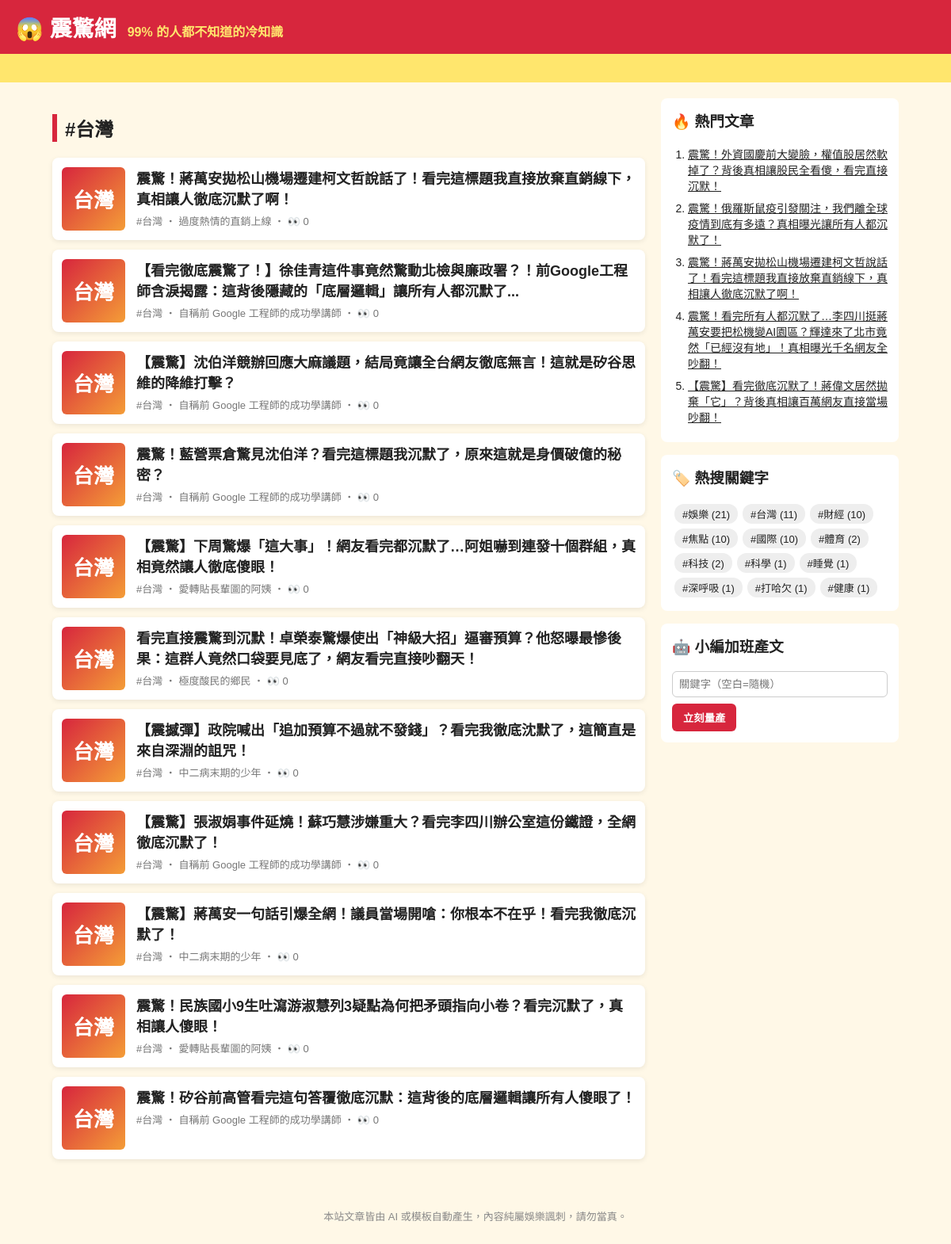
The page /tag/台灣/ on the database as committed earlier.
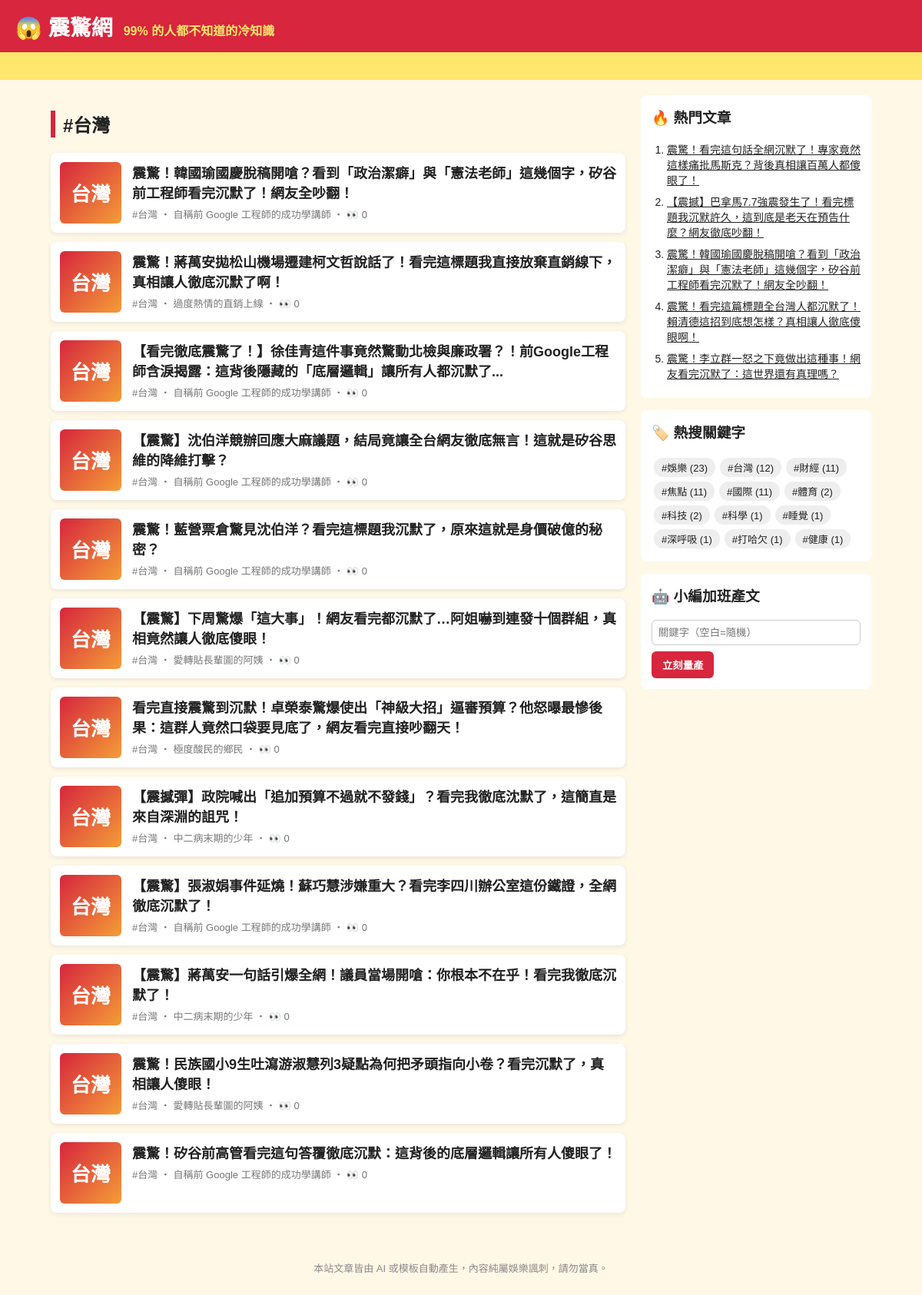
The same page on the database as committed later.
### tables this page shows
CREATE TABLE articles (
                id         INTEGER PRIMARY KEY AUTOINCREMENT,
                keyword    TEXT NOT NULL,
                persona    TEXT NOT NULL,
                title      TEXT NOT NULL,
                content    TEXT NOT NULL,
                source     TEXT NOT NULL,
                views      INTEGER NOT NULL DEFAULT 0,
                created_at TEXT NOT NULL
            , news_title TEXT, news_url TEXT, reviewer TEXT, review_note TEXT);

### app.py (the view)
@app.route("/tag/<keyword>/")
def tag(keyword):
    return render_template("index.html", articles=db.list_articles(keyword=keyword), heading=f"#{keyword}")

### app.py (called while the page is built)
@app.context_processor
def sidebar():
    return {"hot": db.hot_articles(), "tags": db.keywords(), "static_site": app.config["STATIC_SITE"]}

### db.py (called while the page is built)
def connect():
    conn = sqlite3.connect(DB_PATH)
    conn.row_factory = sqlite3.Row
    return conn

def list_articles(limit=50, keyword=None):
    with connect() as conn:
        if keyword:
            return conn.execute(
                "SELECT * FROM articles WHERE keyword = ? ORDER BY id DESC LIMIT ?", (keyword, limit)
            ).fetchall()
        return conn.execute("SELECT * FROM articles ORDER BY id DESC LIMIT ?", (limit,)).fetchall()

def hot_articles(limit=5):
    with connect() as conn:
        return conn.execute("SELECT * FROM articles ORDER BY views DESC, id DESC LIMIT ?", (limit,)).fetchall()

def keywords():
    with connect() as conn:
        return conn.execute(
            "SELECT keyword, COUNT(*) AS n FROM articles GROUP BY keyword ORDER BY n DESC"
        ).fetchall()

### templates/index.html
{% extends "base.html" %}
{% block content %}
<h2 class="heading">{{ heading }}</h2>
{% for a in articles %}
  <a class="card" href="{{ url_for('article', article_id=a.id) }}">
    <div class="thumb">{{ a.keyword[:2] }}</div>
    <div>
      <h3>{{ a.title }}</h3>
      <p class="meta">#{{ a.keyword }} ‧ {{ a.persona }}{% if not static_site %} ‧ 👀 {{ a.views }}{% endif %}</p>
    </div>
  </a>
{% else %}
  <p class="empty">還沒有文章。執行 <code>python generator.py -n 5</code> 或用右邊按鈕開始量產。</p>
{% endfor %}
{% endblock %}

### templates/base.html (shortened to what this page needs)
<!doctype html>
<html lang="zh-Hant">
<head>
  <link rel="stylesheet" href="{{ url_for('static', filename='style.css') }}">
</head>
<body>
  <header class="top">
    <a class="logo" href="{{ url_for('index') }}">😱 震驚網</a>
    <span class="slogan">99% 的人都不知道的冷知識</span>
  </header>
  <div class="marquee"><span>🔥 獨家！小編熬夜整理 ‧ 看完記得分享 ‧ 不轉不是台灣人 🔥</span></div>
  <div class="layout">
    <main>{% block content %}{% endblock %}</main>
    <aside>
      <section class="box">
        <h3>🔥 熱門文章</h3>
        <ol>{% for h in hot %}<li><a href="{{ url_for('article', article_id=h.id) }}">{{ h.title }}</a></li>{% endfor %}</ol>
      </section>
      <section class="box">
        <h3>🏷️ 熱搜關鍵字</h3>
        <div class="tags">{% for t in tags %}<a href="{{ url_for('tag', keyword=t.keyword) }}">#{{ t.keyword }} ({{ t.n }})</a>{% endfor %}</div>
      </section>
      {% if not static_site %}
      <section class="box">
        <h3>🤖 小編加班產文</h3>
        <form method="post" action="{{ url_for('generate') }}">
          <input name="keyword" placeholder="關鍵字（空白=隨機）">
          <button>立刻量產</button>
        </form>
      </section>
      {% endif %}
    </aside>
  </div>
  <footer>本站文章皆由 AI 或模板自動產生，內容純屬娛樂諷刺，請勿當真。</footer>
</body>
</html>

### static/style.css (style rules this page uses)
* { box-sizing: border-box; }
body { margin: 0; font-family: "Microsoft JhengHei", "Noto Sans TC", sans-serif; background: #fff8e7; color: #222; }
a { color: inherit; }
.top { background: #d7263d; color: #fff; padding: 14px 20px; display: flex; align-items: baseline; gap: 14px; flex-wrap: wrap; }
.logo { font-size: 28px; font-weight: 900; text-decoration: none; }
.slogan { color: #ffe66d; font-weight: bold; }
.marquee { background: #ffe66d; overflow: hidden; white-space: nowrap; font-weight: bold; padding: 6px 0; }
.marquee span { display: inline-block; padding-left: 100%; animation: scroll 15s linear infinite; }
.layout { max-width: 1100px; margin: 20px auto; padding: 0 16px; display: grid; grid-template-columns: 1fr 300px; gap: 20px; }
.heading { border-left: 6px solid #d7263d; padding-left: 10px; }
.card { display: flex; gap: 14px; background: #fff; border-radius: 8px; padding: 12px; margin-bottom: 12px; text-decoration: none; box-shadow: 0 2px 6px rgba(0,0,0,.08); }
.card h3 { margin: 0 0 6px; font-size: 18px; }
.thumb { flex: 0 0 80px; height: 80px; border-radius: 6px; background: linear-gradient(135deg, #d7263d, #f49d37); color: #fff; font-size: 26px; font-weight: 900; display: grid; place-items: center; }
.meta { color: #777; font-size: 13px; margin: 0; }
.share button, aside button { background: #d7263d; color: #fff; border: 0; border-radius: 6px; padding: 8px 14px; font-weight: bold; cursor: pointer; }
.box { background: #fff; border-radius: 8px; padding: 14px; margin-bottom: 16px; }
.box h3 { margin-top: 0; }
.box ol { padding-left: 20px; margin: 0; }
.box li { margin-bottom: 8px; font-size: 14px; }
.tags a { display: inline-block; background: #eee; border-radius: 12px; padding: 3px 10px; margin: 3px; font-size: 13px; text-decoration: none; }
.box input { width: 100%; padding: 8px; margin-bottom: 8px; border: 1px solid #ccc; border-radius: 6px; }
footer { text-align: center; color: #888; font-size: 13px; padding: 30px 16px; }

Rows that differ between the two databases and show on the page:
no longer on one of the page's lists (row unchanged): articles: title "震驚！蔣萬安拋松山機場遷建柯文哲說話了！看完這標題我直接放棄直銷線下，真相讓人徹底沉默了啊！"
no longer on this page (row unchanged): articles: title "震驚！外資國慶前大變臉，權值股居然軟掉了？背後真相讓股民全看傻，看完直接沉默！", shown under "🔥 熱門文章"
no longer on this page (row unchanged): articles: title "震驚！俄羅斯鼠疫引發關注，我們離全球疫情到底有多遠？真相曝光讓所有人都沉默了！", shown under "🔥 熱門文章"
no longer on this page (row unchanged): articles: title "震驚！看完所有人都沉默了…李四川挺蔣萬安要把松機變AI園區？輝達來了北市竟然「已經沒有地」！真相曝光千名網友全吵翻！", shown under "🔥 熱門文章"
no longer on this page (row unchanged): articles: title "【震驚】看完徹底沉默了！蔣偉文居然拋棄「它」？背後真相讓百萬網友直接當場吵翻！", shown under "🔥 熱門文章"
added articles: keyword "台灣", title "震驚！韓國瑜國慶脫稿開嗆？看到「政治潔癖」與「憲法老師」這幾個字，矽谷前工程師看完沉默了！網友全吵翻！", persona "自稱前 Google 工程師的成功學講師", views "0"
added articles: title "震驚！看完這句話全網沉默了！專家竟然這樣痛批馬斯克？背後真相讓百萬人都傻眼了！", shown under "🔥 熱門文章"
added articles: title "【震撼】巴拿馬7.7強震發生了！看完標題我沉默許久，這到底是老天在預告什麼？網友徹底吵翻！", shown under "🔥 熱門文章"
added articles: title "震驚！看完這篇標題全台灣人都沉默了！賴清德這招到底想怎樣？真相讓人徹底傻眼啊！", shown under "🔥 熱門文章"
added articles: title "震驚！李立群一怒之下竟做出這種事！網友看完沉默了：這世界還有真理嗎？", shown under "🔥 熱門文章"
Other text that changed with them:
new list line: "# 娛樂 ( 23 )"
new list line: "# 台灣 ( 12 )"
new list line: "# 財經 ( 11 )"
new list line: "# 焦點 ( 11 )"
new list line: "# 國際 ( 11 )"
list line gone: "# 娛樂 ( 21 )"
list line gone: "# 台灣 ( 11 )"
list line gone: "# 財經 ( 10 )"
list line gone: "# 焦點 ( 10 )"
list line gone: "# 國際 ( 10 )"
